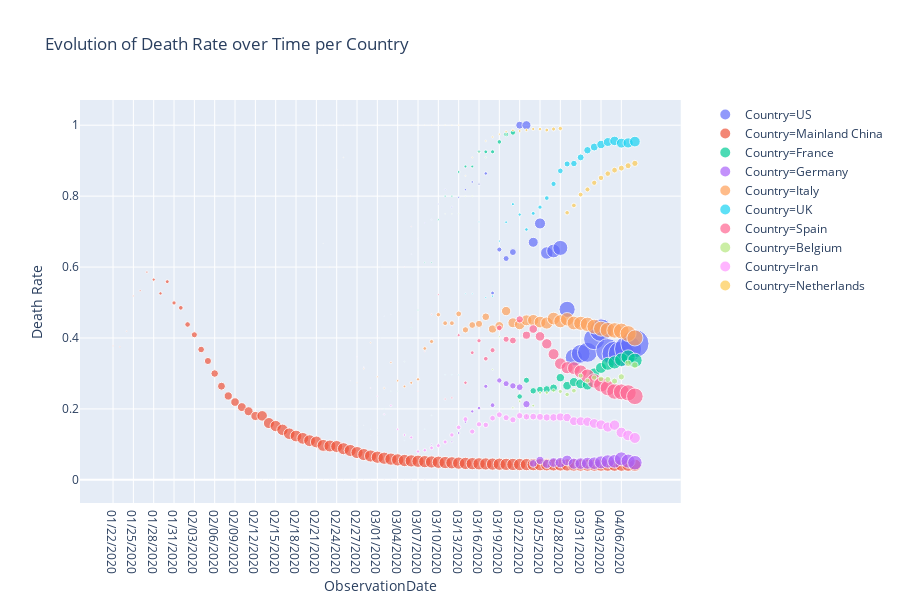

Notebook source saved alongside this figure:
### Code cell
df_top10 = df_top10.sort_values(by=['ObservationDate'],ascending=True)
fig = px.scatter(df_top10, x="ObservationDate", y="Death Rate", size="Confirmed", color="Country",
                title="Evolution of Death Rate over Time per Country")
fig
